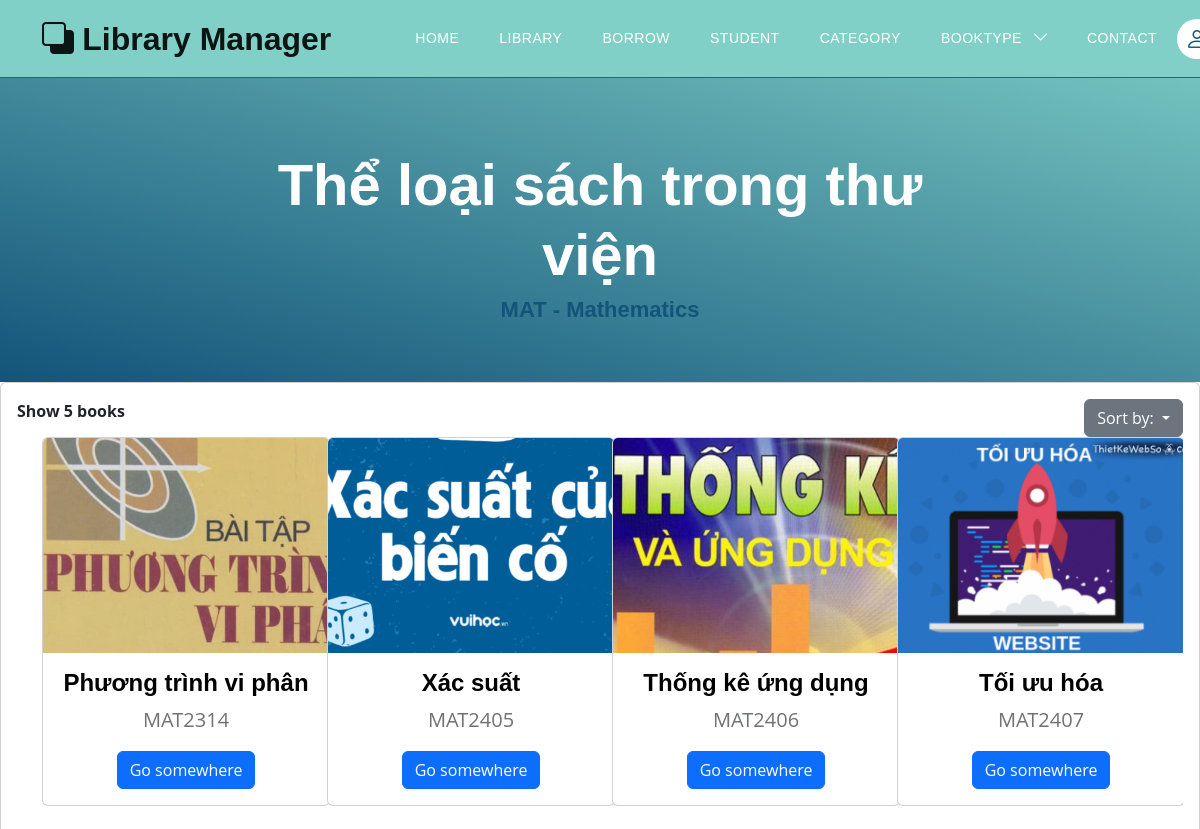
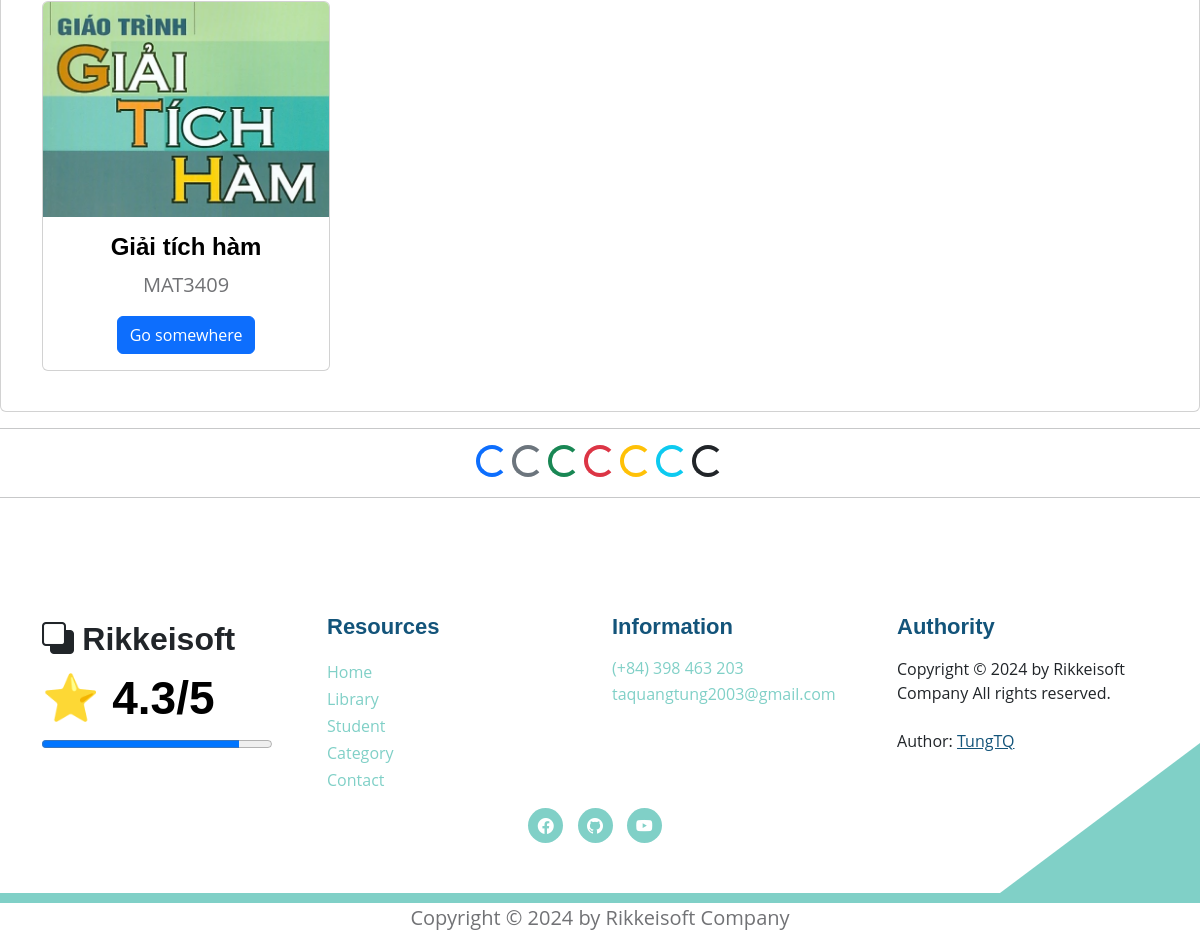
/books/booktype?searching=MAT&sortby=id, run on the app's committed database (2 pictures, top to bottom).
### models.py (models this page shows, shortened)
class Category(Base):
    __tablename__ = 'category'
    category_id = Column(String(10), primary_key=True, index=True)
    category_name = Column(String(50), index=True)
    insert_at = Column(DateTime, index=True)
    insert_id = Column(String(30), index=True)
    update_at = Column(DateTime,index=True)
    update_id = Column(String(30), index=True)
    delete_at = Column(DateTime,index=True)
    delete_id = Column(String(30), index=True)
    delete_flag = Column(Integer, index=True)
    category_books = relationship("Book", back_populates="category")

class Book(Base):
    __tablename__ = 'books'
    username_id = Column(String(30), ForeignKey('users.username'), nullable=False)
    id_book = Column(String(30), primary_key=True, unique=True, index=True)         # Số thứ tự sách
    title = Column(String(100), index=True)      # Tiêu đề sách
    author = Column(String(100), index=True)     # Tác giả
    year = Column(Integer)                  # Năm xuất bản
    quantity_amount = Column(Integer, index=True, default=0)
    category_id = Column(String(10), ForeignKey('category.category_id'), nullable=False)
    insert_at = Column(DateTime, index=True)
    insert_id = Column(String(30), index=True)
    update_at = Column(DateTime,index=True)
    update_id = Column(String(30), index=True)
    delete_at = Column(DateTime,index=True)
    delete_id = Column(String(30), index=True)
    delete_flag = Column(Integer, index=True)
    image_book = Column(String(100), index=True, nullable=True)         # Đường dẫn tới ảnh của sách
    pdf_book = Column(String(100), index=True, nullable=True)           # Đường dẫn tới file PDF của sách
    user = relationship("User", back_populates="books")
    category = relationship("Category", back_populates="category_books")
    borrows = relationship("BorrowBook", back_populates="book_borrow")
    borrowfinal = relationship("BorrowBookFinal", back_populates="book_borrow_final")
    comments = relationship("CommentBook", back_populates="book")

### routers/book.py (the view)
@router.get('/books/booktype', response_class=HTMLResponse)
async def search_category_book(request: Request, searching: str, sortby: str = "id",
                               db: Session = Depends(models.get_db)):
    mean_star = function.get_mean_star(db)
    all_category2 = db.query(models.Category).filter(models.Category.delete_flag != 1).all()
    this_category_by_searching = db.query(models.Category).filter(models.Category.delete_flag != 1,
                                                                  models.Category.category_id == searching).first()
    searching = searching.strip()       # Xóa các khoảng trắng dư thừa
    books = db.query(models.Book).filter(
        (models.Book.category_id.contains(searching))
    )
    if sortby == "title":
        books = books.filter(models.Book.delete_flag != 1).order_by(models.Book.title).all()
    else:
        books = books.filter(models.Book.delete_flag != 1).order_by(models.Book.id_book).all()
    total_books = len(books)
    return templates.TemplateResponse("books/booktype.html", {
        "request": request,
        "books": books,
        "searching": searching,
        "total_books": total_books,
        "mean_star": mean_star,
        "this_category_by_searching": this_category_by_searching,
        "all_category2": all_category2})

### templates/books/booktype.html (shortened to what this page needs)
{% extends "base.html" %}
{% block content %}
<section class="hero-section d-flex justify-content-center align-items-center" id="section_1"
    style="padding-bottom: 50px;">
    <div class="container">
        <div class="row">
            <div class="col-lg-8 col-12 mx-auto">
                <h1 class="text-white text-center"> Thể loại sách trong thư viện </h1>
                <h6 class="text-center"> {{searching}} - {{this_category_by_searching.category_name}} </h6>
            </div>
        </div>
    </div>
</section>
<div class="card card-table comman-shadow">
    <div class="card-body">
        <div class="table-responsive">
            <div id="DataTables_Table_0_wrapper" class="dataTables_wrapper no-footer">
                <div class="row">
                    <div class="col-md-6">
                        <div class="dataTables_length" id="DataTables_Table_0_length">
                            <label> <b> Show {{total_books}} books </b>
                            </label>
                        </div>
                    </div>
                    <div class="col-md-6 text-md-end">
                        <div class="dropdown">
                            <button class="btn btn-secondary dropdown-toggle" type="button"
                                data-bs-toggle="dropdown" aria-expanded="false"> Sort by:
                            </button>
                        </div>
                    </div>
                </div>
                <div class="container text-center bg-body-secondary">
                    <div class="row">
                        {% for book in books %}
                        <div class="col-md-6 col-lg-4 col-xl-3 mb-4">
                            <div class="card" style="width: 18rem;">
                                {% if book and book.image_book%}
                                <img src="/static/media/{{book.image_book}}" class="card-img-top"
                                    alt="https://placehold.co/200x150"
                                    style="width: 286px; height: 215px; object-fit: cover;
                                    transition: transform 0.3s ease-in-out, filter 0.3s ease-in-out;"
                                    onmouseover="this.style.transform='scale(1.1)'; this.style.filter='brightness(80%)';"
                                    onmouseout="this.style.transform='scale(1)'; this.style.filter='brightness(100%)';">
                                {% endif %}
                                <div class="card-body">
                                    <h5 class="card-title"> {{book.title}} </h5>
                                    <p class="card-text"> {{book.id_book}} </p>
                                    {% if request.cookies.get('token') %}
                                    <div class="btn-group mt-auto" role="group" aria-label="Button Click">
                                        <a href="/books/detail_book?choice_book={{book.id_book}}" class="btn btn-primary"> Show Book </a>
                                        <a href="/books/edit_book?id={{ book.id_book }}" class="btn btn-warning"> Edit
                                            Book </a>
                                    </div>
                                    {% else %}
                                    <a href="/books/detail_book?choice_book={{book.id_book}}" class="btn btn-primary">Go somewhere</a>
                                    {% endif %}
                                </div>
                            </div>
                        </div>
                        {% endfor %}
                    </div>
                </div>
            </div>
        </div>
    </div>
</div>
<hr>
<div style="text-align: center;">
    <div class="spinner-border text-primary" role="status">
    </div>
    <div class="spinner-border text-secondary" role="status">
    </div>
    <div class="spinner-border text-success" role="status">
    </div>
    <div class="spinner-border text-danger" role="status">
    </div>
    <div class="spinner-border text-warning" role="status">
    </div>
    <div class="spinner-border text-info" role="status">
    </div>
    <div class="spinner-border text-dark" role="status">
    </div>
</div>
<hr>
{% endblock content %}

### static/css/templatemo-topic-listing.css (style rules this page uses)
:root { --white-color: #ffffff; --primary-color: #13547a; --secondary-color: #80d0c7; --section-bg-color: #f0f8ff; --custom-btn-bg-color: #80d0c7; --custom-btn-bg-hover-color: #13547a; --dark-color: #000000; --p-color: #717275; --border-color: #7fffd4; --link-hover-color: #13547a; --body-font-family: 'Open Sans', sans-serif; --title-font-family: 'Montserrat', sans-serif; --h1-font-size: 58px; --h2-font-size: 46px; --h3-font-size: 32px; --h4-font-size: 28px; --h5-font-size: 24px; --h6-font-size: 22px; --p-font-size: 20px; --menu-font-size: 14px; --btn-font-size: 18px; --copyright-font-size: 16px; --border-radius-large: 100px; --border-radius-medium: 20px; --border-radius-small: 10px; --font-weight-normal: 400; --font-weight-medium: 500; --font-weight-semibold: 600; --font-weight-bold: 700; }
body { background-color: var(--white-color); font-family: var(--body-font-family); }
h2, h3, h4, h5, h6 { color: var(--dark-color); }
h1, h2, h3, h4, h5, h6 { font-family: var(--title-font-family); font-weight: var(--font-weight-semibold); }
h1 { font-size: var(--h1-font-size); font-weight: var(--font-weight-bold); }
h5 { font-size: var(--h5-font-size); }
h6 { color: var(--primary-color); font-size: var(--h6-font-size); }
p { color: var(--p-color); font-size: var(--p-font-size); font-weight: var(--font-weight-normal); }
a, button { touch-action: manipulation; transition: all 0.3s; }
a { display: inline-block; color: var(--primary-color); text-decoration: none; }
b, strong { font-weight: var(--font-weight-bold); }
.hero-section { background-image: linear-gradient(15deg, #13547a 0%, #80d0c7 100%); position: relative; overflow: hidden; padding-top: 150px; padding-bottom: 150px; }

### data on the page
Category: category_name "Mathematics"
Book: image_book (picture), title "Phương trình vi phân", id_book "MAT2314"
Book: image_book (picture), title "Xác suất", id_book "MAT2405"
Book: image_book (picture), title "Thống kê ứng dụng", id_book "MAT2406"
Book: image_book (picture), title "Tối ưu hóa", id_book "MAT2407"
Book: image_book (picture), title "Giải tích hàm", id_book "MAT3409"

### other printed values
{{ searching }} "MAT"
{{ total_books }} "5"
{{ mean_star }} "4.3"
